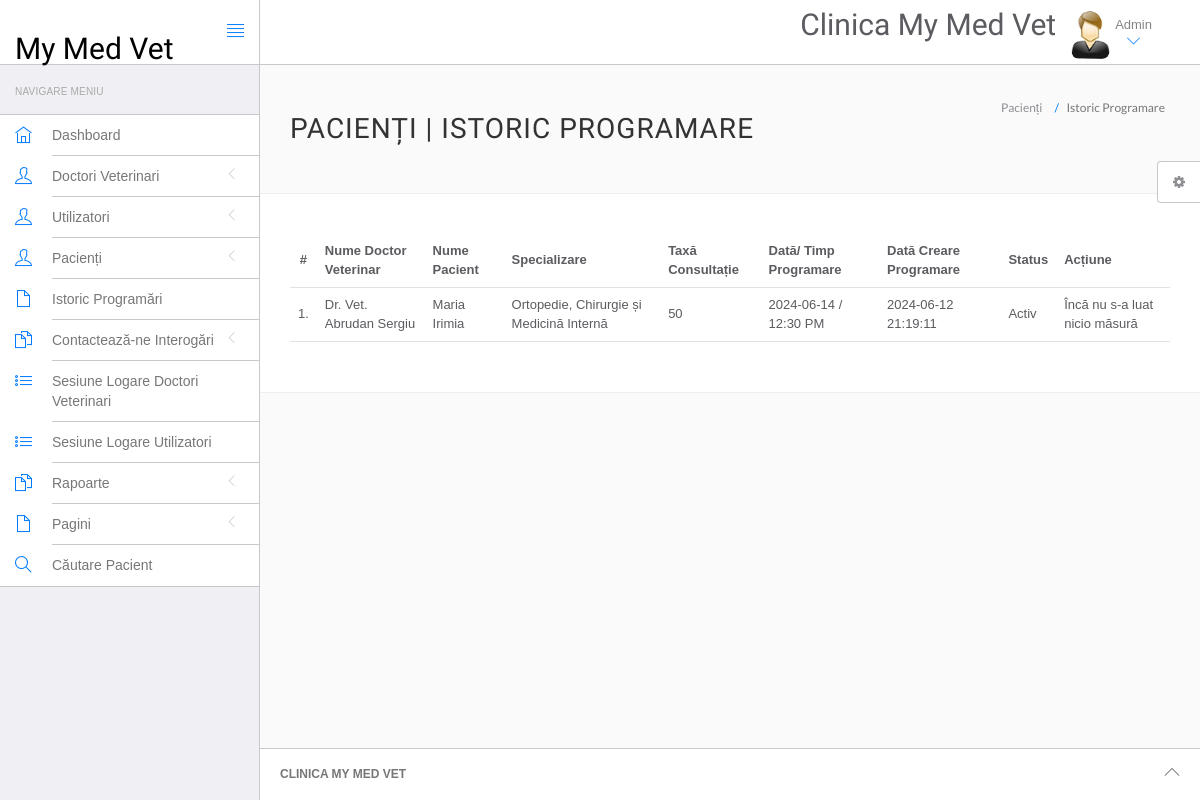
The app's page /mymedvet/admin/appointment-history.php (signed in), older data.
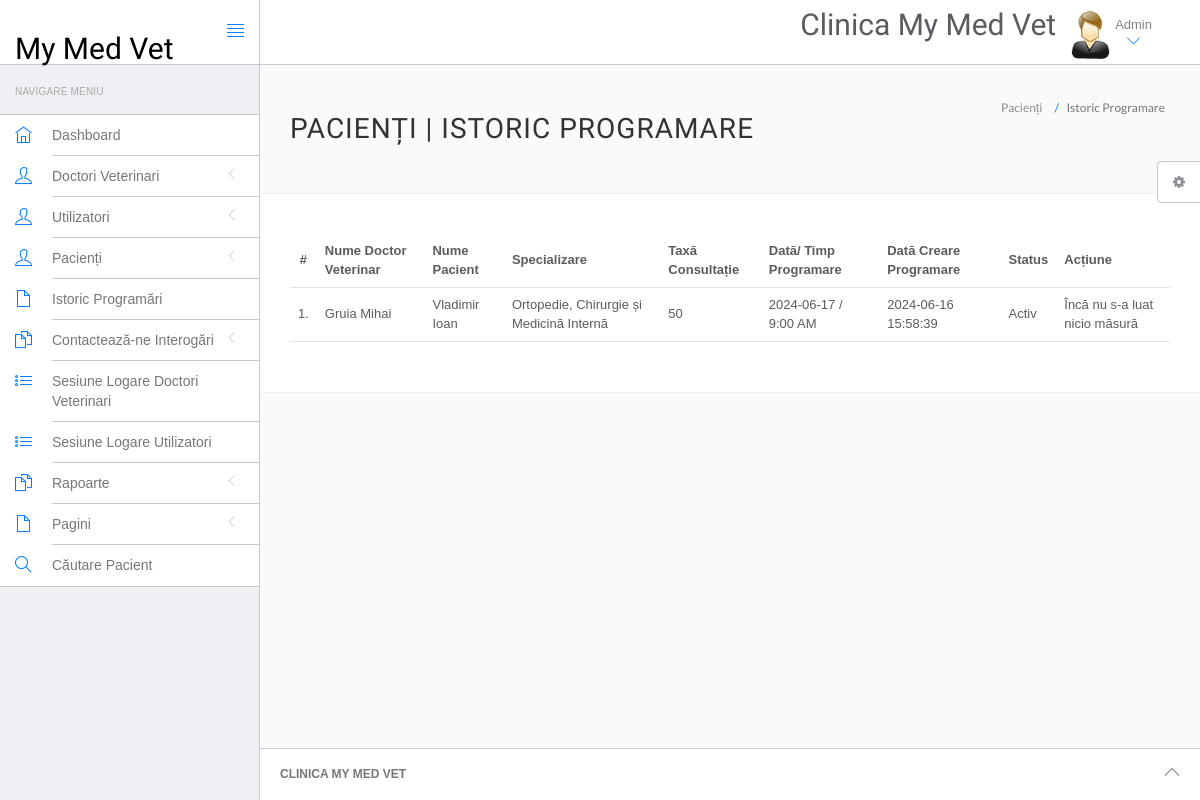
The same page, newer data.
### tables this page shows
CREATE TABLE `appointment` (
  `id` int(11) NOT NULL,
  `vetdocSpecialization` varchar(255) DEFAULT NULL,
  `vetdocId` int(11) DEFAULT NULL,
  `userId` int(11) DEFAULT NULL,
  `consultancyFees` int(11) DEFAULT NULL,
  `appointmentDate` varchar(255) DEFAULT NULL,
  `appointmentTime` varchar(255) DEFAULT NULL,
  `postingDate` timestamp NULL DEFAULT current_timestamp(),
  `userStatus` int(11) DEFAULT NULL,
  `vetdocStatus` int(11) DEFAULT NULL,
  `updateDate` timestamp NULL DEFAULT NULL ON UPDATE current_timestamp()
);

CREATE TABLE `vetdoc` (
  `id` int(11) NOT NULL,
  `specialization` varchar(255) DEFAULT NULL,
  `vetdocName` varchar(255) DEFAULT NULL,
  `address` longtext DEFAULT NULL,
  `vetdocFees` varchar(255) DEFAULT NULL,
  `phoneNumber` bigint(12) DEFAULT NULL,
  `vetdocEmail` varchar(255) DEFAULT NULL,
  `password` varchar(255) DEFAULT NULL,
  `createDate` timestamp NULL DEFAULT current_timestamp(),
  `updateDate` timestamp NULL DEFAULT NULL ON UPDATE current_timestamp()
);

CREATE TABLE `users` (
  `id` int(11) NOT NULL,
  `fullName` varchar(255) DEFAULT NULL,
  `address` longtext DEFAULT NULL,
  `city` varchar(255) DEFAULT NULL,
  `gender` varchar(255) DEFAULT NULL,
  `email` varchar(255) DEFAULT NULL,
  `password` varchar(255) DEFAULT NULL,
  `regDate` timestamp NULL DEFAULT current_timestamp(),
  `updateDate` timestamp NULL DEFAULT NULL ON UPDATE current_timestamp()
);

### mymedvet/admin/appointment-history.php (the view, shortened to what this page needs)
<?php
include('include/config.php');
if(strlen($_SESSION['id']==0)) {
 header('location:logout.php');
  } else{
?>
<!DOCTYPE html>
<html lang="en">
	<head>
		<link rel="stylesheet" href="vendor/bootstrap/css/bootstrap.min.css">
		<link rel="stylesheet" href="vendor/fontawesome/css/font-awesome.min.css">
		<link rel="stylesheet" href="vendor/themify-icons/themify-icons.min.css">
		<link href="vendor/animate.css/animate.min.css" rel="stylesheet" media="screen">
		<link href="vendor/perfect-scrollbar/perfect-scrollbar.min.css" rel="stylesheet" media="screen">
		<link href="vendor/switchery/switchery.min.css" rel="stylesheet" media="screen">
		<link href="vendor/bootstrap-touchspin/jquery.bootstrap-touchspin.min.css" rel="stylesheet" media="screen">
		<link href="vendor/select2/select2.min.css" rel="stylesheet" media="screen">
		<link href="vendor/bootstrap-datepicker/bootstrap-datepicker3.standalone.min.css" rel="stylesheet" media="screen">
		<link href="vendor/bootstrap-timepicker/bootstrap-timepicker.min.css" rel="stylesheet" media="screen">
		<link rel="stylesheet" href="customstyle/css/styles.css">
		<link rel="stylesheet" href="customstyle/css/plugins.css">
		<link rel="stylesheet" href="customstyle/css/themes/theme-1.css" id="skin_color" />
	</head>
	<body>
		<div id="app">
<?php include('include/sidebar.php');?>
			<div class="app-content">
					<?php include('include/header.php');?>
				<div class="main-content" >
					<div class="wrap-content container" id="container">
						<section id="page-title">
							<div class="row">
								<div class="col-sm-8">
									<h1 class="mainTitle">Pacienți | Istoric Programare</h1>
																	</div>
								<ol class="breadcrumb">
									<li>
										<span>Pacienți </span>
									</li>
									<li class="active">
										<span>Istoric Programare</span>
									</li>
								</ol>
							</div>
						</section>
						<div class="container-fluid container-fullw bg-white">
									<div class="row">
								<div class="col-md-12">
									<table class="table table-hover" id="sample-table-1">
										<thead>
											<tr>
												<th class="center">#</th>
												<th class="hidden-xs">Nume Doctor Veterinar</th>
												<th>Nume Pacient </th>
												<th>Specializare</th>
												<th>Taxă Consultație</th>
												<th>Dată/ Timp Programare </th>
												<th>Dată Creare Programare </th>
												<th>Status </th>
												<th>Acțiune</th>
											</tr>
										</thead>
										<tbody>
<?php
$sql=mysqli_query($con,"select vetdoc.vetdocName as docname,users.fullName as pname,appointment.*  from appointment join vetdoc on vetdoc.id=appointment.vetdocId join users on users.id=appointment.userId ");
$cnt=1;
while($row=mysqli_fetch_array($sql))
{
?>
											<tr>
												<td class="center"><?php echo $cnt;?>.</td>
												<td class="hidden-xs"><?php echo $row['docname'];?></td>
												<td class="hidden-xs"><?php echo $row['pname'];?></td>
												<td><?php echo $row['vetdocSpecialization'];?></td>
												<td><?php echo $row['consultancyFees'];?></td>
												<td><?php echo $row['appointmentDate'];?> / <?php echo
												 $row['appointmentTime'];?>
												</td>
												<td><?php echo $row['postingDate'];?></td>
												<td>
<?php if(($row['userStatus']==1) && ($row['vetdocStatus']==1))
{
	echo "Activ";
}
												?></td>
												<td >
												<div class="visible-md visible-lg hidden-sm hidden-xs">
							<?php if(($row['userStatus']==1) && ($row['vetdocStatus']==1))
{
echo "Încă nu s-a luat nicio măsură";
	 } else {
		echo "Anulat";
		} ?>
												</div>
											</td>
											</tr>
											<?php
$cnt=$cnt+1;
											 }?>
										</tbody>
									</table>
								</div>
							</div>
								</div>
					</div>
				</div>
			</div>
	<?php include('include/footer.php');?>
	<?php include('include/setting.php');?>
		</div>
	</body>
</html>
<?php } ?>

### mymedvet/admin/include/sidebar.php (shortened to what this page needs)
<div class="sidebar app-aside" id="sidebar">
				<div class="sidebar-container perfect-scrollbar">
<nav>
						<div class="navbar-title">
							<span>Navigare Meniu</span>
						</div>
						<ul class="main-navigation-menu">
							<li>
								<a href="dashboard.php">
									<div class="item-content">
										<div class="item-media">
											<i class="ti-home"></i>
										</div>
										<div class="item-inner">
											<span class="title"> Dashboard </span>
										</div>
									</div>
								</a>
							</li>
							<li>
								<a href="javascript:void(0)">
									<div class="item-content">
										<div class="item-media">
											<i class="ti-user"></i>
										</div>
										<div class="item-inner">
											<span class="title"> Doctori Veterinari </span><i class="icon-arrow"></i>
										</div>
									</div>
								</a>
								</li>
				<li>
								<a href="javascript:void(0)">
									<div class="item-content">
										<div class="item-media">
											<i class="ti-user"></i>
										</div>
										<div class="item-inner">
											<span class="title"> Utilizatori </span><i class="icon-arrow"></i>
										</div>
									</div>
								</a>
								</li>
								<li>
								<a href="javascript:void(0)">
									<div class="item-content">
										<div class="item-media">
											<i class="ti-user"></i>
										</div>
										<div class="item-inner">
											<span class="title"> Pacienți </span><i class="icon-arrow"></i>
										</div>
									</div>
								</a>
								</li>
<li>
								<a href="appointment-history.php">
									<div class="item-content">
										<div class="item-media">
											<i class="ti-file"></i>
										</div>
										<div class="item-inner">
											<span class="title"> Istoric Programări </span>
										</div>
									</div>
								</a>
							</li>
				<li>
								<a href="javascript:void(0)">
									<div class="item-content">
										<div class="item-media">
											<i class="ti-files"></i>
										</div>
										<div class="item-inner">
											<span class="title"> Contactează-ne Interogări </span><i class="icon-arrow"></i>
										</div>
									</div>
								</a>
								</li>
	<li>
								<a href="doctor-logs.php">
									<div class="item-content">
										<div class="item-media">
											<i class="ti-list"></i>
										</div>
										<div class="item-inner">
											<span class="title"> Sesiune Logare Doctori Veterinari </span>
										</div>
									</div>
								</a>
							</li>
							<li>
								<a href="user-logs.php">
									<div class="item-content">
										<div class="item-media">
											<i class="ti-list"></i>
										</div>
										<div class="item-inner">
											<span class="title"> Sesiune Logare Utilizatori </span>
										</div>
									</div>
								</a>
							</li>
				<li>
								<a href="javascript:void(0)">
									<div class="item-content">
										<div class="item-media">
											<i class="ti-files"></i>
										</div>
										<div class="item-inner">
											<span class="title"> Rapoarte </span><i class="icon-arrow"></i>
										</div>
									</div>
								</a>
							</li>
				<li>
								<a href="javascript:void(0)">
									<div class="item-content">
										<div class="item-media">
											<i class="ti-file"></i>
										</div>
										<div class="item-inner">
											<span class="title"> Pagini </span><i class="icon-arrow"></i>
										</div>
									</div>
								</a>
							</li>
								<li>
								<a href="patient-search.php">
									<div class="item-content">
										<div class="item-media">
											<i class="ti-search"></i>
										</div>
										<div class="item-inner">
											<span class="title"> Căutare Pacient </span>
										</div>
									</div>
								</a>
							</li>
						</ul>
					</nav>
					</div>
			</div>

### mymedvet/admin/include/header.php (shortened to what this page needs)
<header class="navbar navbar-default navbar-static-top">
					<div class="navbar-header">
						<a class="navbar-brand" href="#">
							<h2 style="padding-top:20%; color:#000 ">My Med Vet</h2>
						</a>
						<a href="#" class="sidebar-toggler pull-right visible-md visible-lg" data-toggle-class="app-sidebar-closed" data-toggle-target="#app">
							<i class="ti-align-justify"></i>
						</a>
					</div>
					<div class="navbar-collapse collapse">
						<ul class="nav navbar-right">
								<li  style="padding-top:2% ">
								<h2>Clinica My Med Vet</h2>
							</li>
							<li class="dropdown current-user">
								<a href class="dropdown-toggle" data-toggle="dropdown">
									<img src="customstyle/images/images.jpg" > <span class="username">
			Admin
									<i class="ti-angle-down"></i></i></span>
								</a>
							</li>
						</ul>
					</div>
				</header>

### mymedvet/admin/include/footer.php
<footer>
				<div class="footer-inner">
					<div class="pull-left">
					<span class="text-bold text-uppercase"> Clinica My Med Vet</span>
					</div>
					<div class="pull-right">
						<span class="go-top"><i class="ti-angle-up"></i></span>
					</div>
				</div>
			</footer>

### mymedvet/admin/include/setting.php (shortened to what this page needs)
<div class="settings panel panel-default hidden-xs hidden-sm" id="settings">
				<button ct-toggle="toggle" data-toggle-class="active" data-toggle-target="#settings" class="btn btn-default">
					<i class="fa fa-spin fa-gear"></i>
				</button>
			</div>

### mymedvet/admin/customstyle/css/plugins.css (style rules this page uses)
.perfect-scrollbar { overflow-y: hidden !important; }

### mymedvet/admin/customstyle/css/themes/theme-1.css (style rules this page uses)
body { background: #FAFAFA; }
header .navbar-header { background: #ffffff !important; border-right-color: #c8c7cc !important; border-bottom-color: #c8c7cc !important; }
header .navbar-header .sidebar-toggler, header .navbar-header .sidebar-mobile-toggler { color: #007aff !important; }
header .navbar-header .navbar-brand { color: #777 !important; }
header .navbar-collapse { background: #ffffff !important; border-bottom-color: #c8c7cc !important; box-shadow: none !important; }
header .navbar-collapse .navbar-right > li > a { color: #777; }
header .navbar-collapse .navbar-right > li > a i { color: #007aff !important; }
#sidebar { background: #EFEFF4 !important; }
#sidebar:before { border-right-width: "1px" !important; border-right-style: solid; border-right-color: #c8c7cc !important; }
#sidebar nav { border-right-width: "1px" !important; border-right-style: solid; border-right-color: #c8c7cc !important; }
#sidebar nav .navbar-title { color: #aaaaaa; }
#sidebar nav > ul { background: #ffffff !important; border-bottom-color: #c8c7cc !important; border-top-color: #c8c7cc !important; }
#sidebar nav > ul > li > a .item-media > i { color: #007aff !important; }
#sidebar nav > ul > li > a .item-inner { color: #777 !important; border-bottom-color: #c8c7cc; }
#app > footer { background: #ffffff !important; border-top-color: #c8c7cc !important; color: #777; }

Row changes from the older to the newer data that the page shows:
removed appointment: vetdocId.vetdocName "Dr. Vet. Abrudan Sergiu", userId.fullName "Maria Irimia", vetdocSpecialization "Ortopedie, Chirurgie și Medicină Internă", consultancyFees "50", appointmentDate "2024-06-14", appointmentTime "12:30 PM", postingDate "2024-06-12 21:19:11", userStatus "Activ"
added appointment: vetdocId.vetdocName "Gruia Mihai", userId.fullName "Vladimir Ioan", vetdocSpecialization "Ortopedie, Chirurgie și Medicină Internă", consultancyFees "50", appointmentDate "2024-06-17", appointmentTime "9:00 AM", postingDate "2024-06-16 15:58:39", userStatus "Activ"
